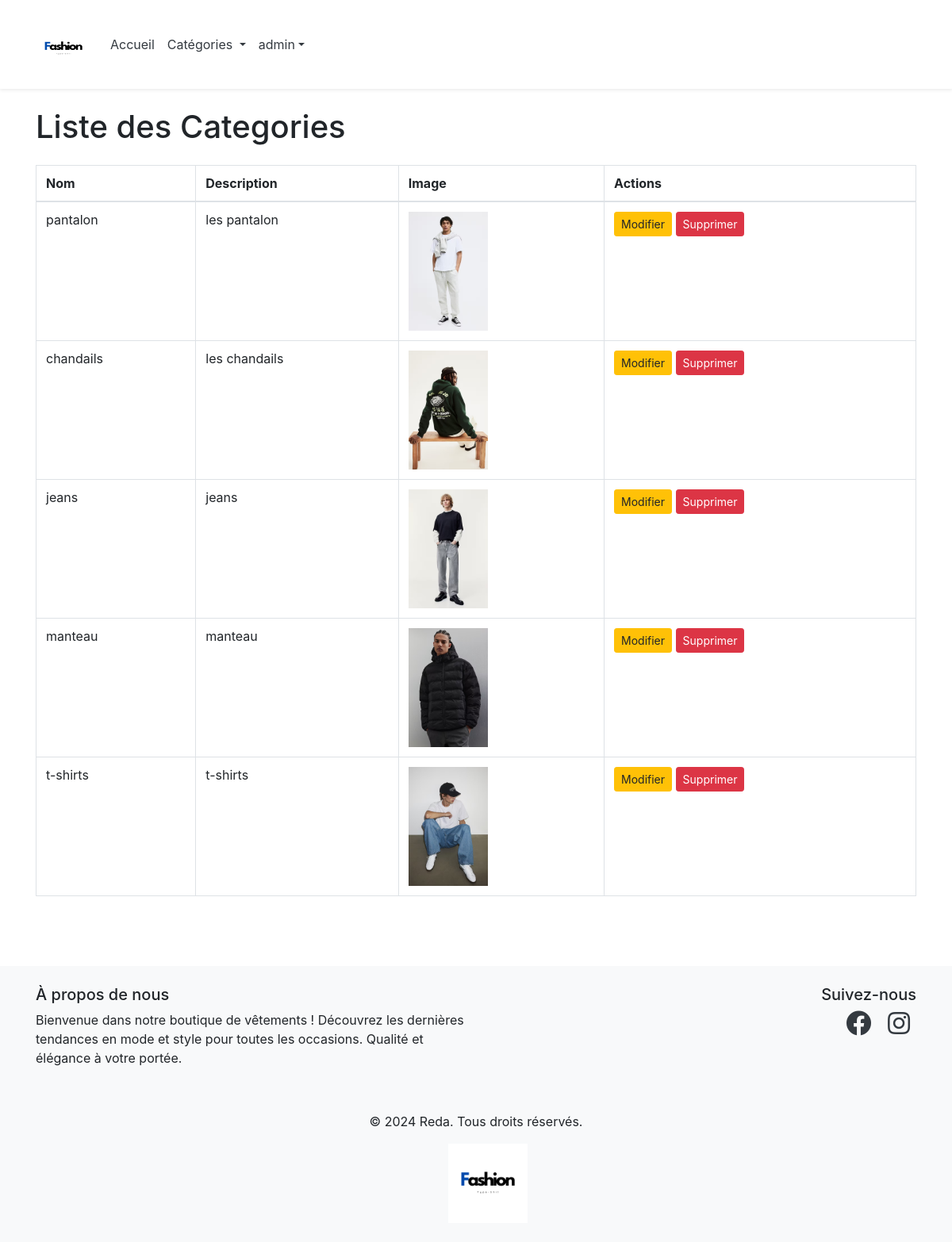
The app's page /index.php?action=view_categories (signed in) with its own data.
### tables this page shows
CREATE TABLE `categories` (
  `category_id` int(11) NOT NULL,
  `name` varchar(255) NOT NULL,
  `description` text DEFAULT NULL,
  `image` varchar(255) DEFAULT NULL
);

### controllers/AdminController.php (called while the page is built, shortened)
<?php
class AdminController {
    private $db;
    public function __construct($db) {
        $this->db = $db;
    }
    public function viewCategories() {
        require_once 'models/Category.php';
        $categoryModel = new Category($this->db);
        $categories = $categoryModel->getAllCategories();
        require 'views/admin/categories_list.php';
    }
}
?>

### models/Category.php (called while the page is built, shortened)
<?php
class Category {
    private $db;
    public function __construct($db) {
        $this->db = $db;
    }
    public function getAllCategories() {
        $query = "SELECT * FROM categories";
        $stmt = $this->db->query($query);
        return $stmt->fetchAll(PDO::FETCH_ASSOC);
    }
}
?>

### views/admin/categories_list.php (the view, shortened to what this page needs)
<!DOCTYPE html>
<html lang="fr">
<head>
    <link rel="stylesheet" href="https://stackpath.bootstrapcdn.com/bootstrap/4.5.2/css/bootstrap.min.css">
</head>
<body>
<div class="container mt-4">
<h1 class="my-4">
    Liste des Categories
</h1>
    <table class="table table-bordered">
        <thead>
            <tr>
                <th>Nom</th>
                <th>Description</th>
                <th>Image</th>
                <th>Actions</th>
            </tr>
        </thead>
        <tbody>
            <?php foreach ($categories as $category): ?>
                <tr>
                    <td><?= htmlspecialchars($category['name']); ?></td>
                    <td><?= htmlspecialchars($category['description']); ?></td>
                    <td><img src="<?= htmlspecialchars($category['image']); ?>" alt="Image" width="100"></td>
                    <td>
                    <a href="index.php?action=edit_category_form&id=<?= htmlspecialchars($category['category_id']); ?>" class="btn btn-warning btn-sm">
        Modifier
    </a>
                        <form action="index.php?action=delete_category" method="POST" class="d-inline">
                            <button type="submit" class="btn btn-danger btn-sm" onclick="return confirm('Êtes-vous sûr de vouloir supprimer cette catégorie ?');">
                                Supprimer
                            </button>
                        </form>
                    </td>
                </tr>
            <?php endforeach; ?>
        </tbody>
    </table>
</div>
<br/><br/><br/>
<?php include 'views/shared/footer.php'; ?>
</body>
</html>

### records on screen
categories: name "pantalon", description "les pantalon", image (picture)
categories: name "chandails", description "les chandails", image (picture)
categories: name "jeans", description "jeans", image (picture)
categories: name "manteau", description "manteau", image (picture)
categories: name "t-shirts", description "t-shirts", image (picture)

### other values on screen
$_SESSION['username'] "admin"
